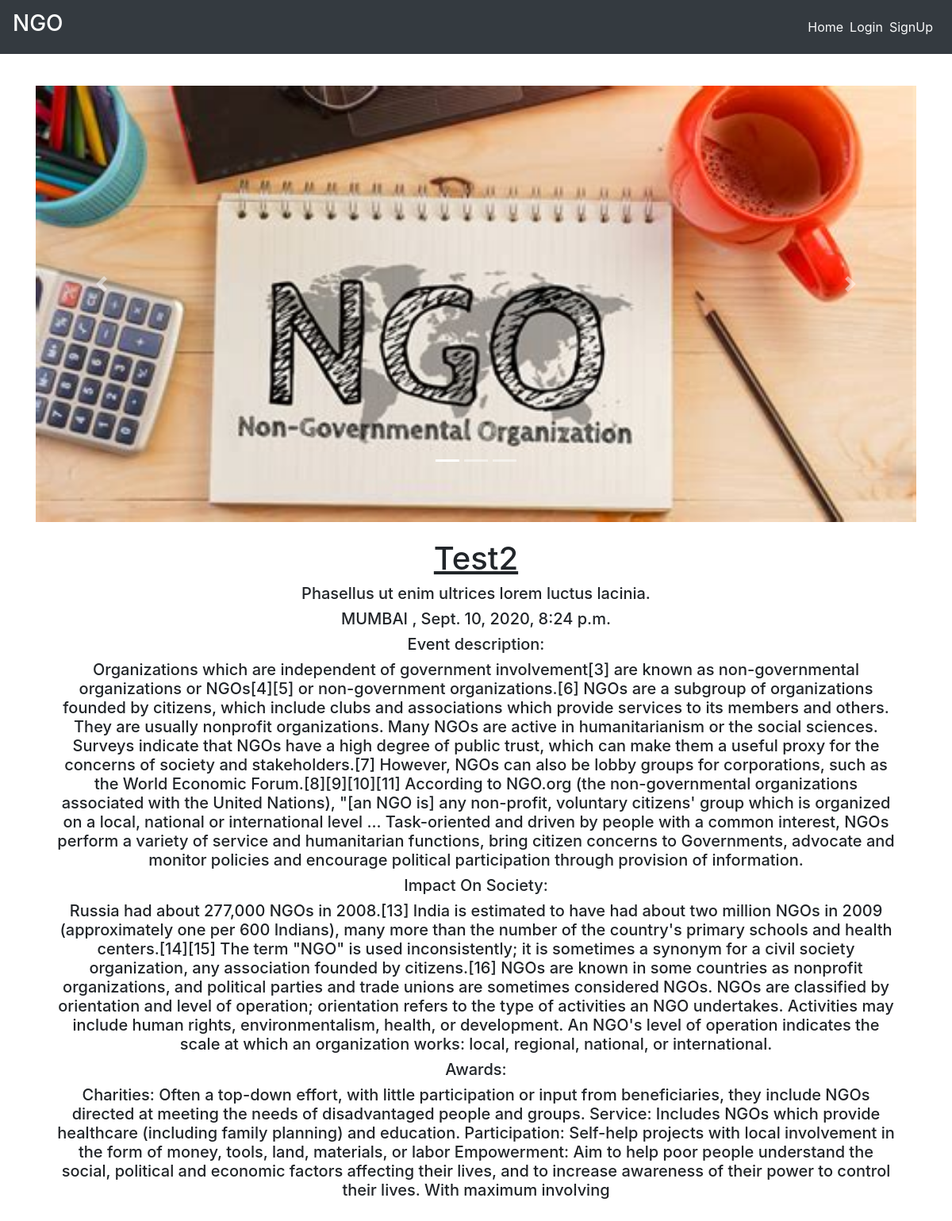
/completed/3/, run on the app's committed database.
### main/models.py (models this page shows, shortened)
class Achievement(models.Model):
    event = models.OneToOneField(Event,on_delete=models.CASCADE)
    details = models.TextField()
    impact_on_society = models.TextField()
    awards = models.TextField(blank=True)
    funds_used = models.FloatField()
    image1 = models.ImageField(default='default.png', upload_to='images/')
    image2 = models.ImageField(default='default.png', upload_to='images/')
    image3 = models.ImageField(default='default.png', upload_to='images/')

class Event(models.Model):
    created_by = models.ForeignKey(settings.AUTH_USER_MODEL,related_name="event_creator", on_delete=models.CASCADE)
    volunteers = models.ManyToManyField(settings.AUTH_USER_MODEL,related_name="volunteers",blank=True)
    title = models.CharField(max_length=75)
    description = models.TextField()
    cause = models.CharField(max_length=100)
    location = models.CharField(max_length=150)
    volunteers_required = models.IntegerField(default=1)
    duration = models.CharField(max_length=20)
    event_timings = models.DateTimeField(default=timezone.now)
    is_complete = models.BooleanField(default=False)
    slug = models.SlugField(default="event_name")

### main/views.py (the view)
# urls.py: path('completed/<int:pk>/', AchievementDetailView.as_view(), name='achievement-detail'),
class AchievementDetailView(DetailView):
    model = Achievement
    template_name = 'main/achievement_detail.html'

### main/templates/main/achievement_detail.html (shortened to what this page needs)
{% extends "main/layout.html" %}
{% block content %}
<div class="event_details">
  <main class="mt-3 pt-4 main">
    <div class="container dark-grey-text">
      <div class="row wow fadeIn">
        <div class="col-md-12 mb-4 information">
            <div id="carouselExampleCaptions" class="carousel slide mb-5" data-ride="carousel" style="height: 500px;">
                <ol class="carousel-indicators">
                  <li data-target="#carouselExampleCaptions" data-slide-to="0" class="active"></li>
                  <li data-target="#carouselExampleCaptions" data-slide-to="1"></li>
                  <li data-target="#carouselExampleCaptions" data-slide-to="2"></li>
                </ol>
                <div class="carousel-inner">
                  <div class="carousel-item active">
                    <img src="{{ object.image1.url }}" class="d-block w-100" alt="image1" height="550px">
                  </div>
                </div>
                <a class="carousel-control-prev" href="#carouselExampleCaptions" role="button" data-slide="prev">
                  <span class="carousel-control-prev-icon" aria-hidden="true"></span>
                </a>
                <a class="carousel-control-next" href="#carouselExampleCaptions" role="button" data-slide="next">
                  <span class="carousel-control-next-icon" aria-hidden="true"></span>
                </a>
            </div>
            <div class="p-4 content">
                <div>
                    <h1 class="text-center"><u>{{ object.event.title }}</u></h1>
                </div>
                <div class="lead">
                    <h5 class="text-center">{{ object.event.cause }}</h5>
                    <h5 class="text-center">{{ object.event.location }} , {{ object.event.event_timings }}</h5>
                    <h5 class="text-center">Event description:</h5>
                    <h5 class="text-center">{{ object.details }}</h5>
                    <h5 class="text-center">Impact On Society:</h5>
                    <h5 class="text-center">{{ object.impact_on_society }}</h5>
                    <h5 class="text-center">Awards: </h5>
                    <h5 class="text-center">{{ object.awards }}</h5>
                </div>
            </div>
        </div>
      </div>
    </div>
  </main>
</div>
{% endblock %}

### data on the page
Achievement: image1 (placeholder picture), event "Test2", event.cause "Phasellus ut enim ultrices lorem luctus lacinia.", event.location "MUMBAI", event.event_timings "Sept. 10, 2020, 8:24 p.m.", details "Organizations which are independent of government involvement[3] are known as non-governmental organizations or NGOs[4][5] or non-government organizations.[6] NGOs are a subgroup of organizations founded by citizens, which include clubs and associations which provide services to its members and others. They are usually nonprofit organizations. Many NGOs are active in humanitarianism or the social sciences. Surveys indicate that NGOs have a high degree of public trust, which can make them a useful proxy for the concerns of society and stakeholders.[7] However, NGOs can also be lobby groups for corporations, such as the World Economic Forum.[8][9][10][11] According to NGO.org (the…", impact_on_society "Russia had about 277,000 NGOs in 2008.[13] India is estimated to have had about two million NGOs in 2009 (approximately one per 600 Indians), many more than the number of the country's primary schools and health centers.[14][15] The term \"NGO\" is used inconsistently; it is sometimes a synonym for a civil society organization, any association founded by citizens.[16] NGOs are known in some countries as nonprofit organizations, and political parties and trade unions are sometimes considered NGOs. NGOs are classified by orientation and level of operation; orientation refers to the type of activities an NGO undertakes. Activities may include human rights, environmentalism, health, or…", awards "Charities: Often a top-down effort, with little participation or input from beneficiaries, they include NGOs directed at meeting the needs of disadvantaged people and groups. Service: Includes NGOs which provide healthcare (including family planning) and education. Participation: Self-help projects with local involvement in the form of money, tools, land, materials, or labor Empowerment: Aim to help poor people understand the social, political and economic factors affecting their lives, and to increase awareness of their power to control their lives. With maximum involving"
